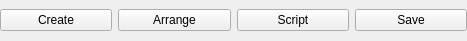
<?xml version="1.0" encoding="UTF-8"?>
<ui version="4.0">
 <class>Schema2ActionToolbar</class>
 <widget class="QWidget" name="Schema2ActionToolbar">
  <property name="geometry">
   <rect>
    <x>0</x>
    <y>0</y>
    <width>467</width>
    <height>41</height>
   </rect>
  </property>
  <property name="windowTitle">
   <string>Form</string>
  </property>
  <layout class="QHBoxLayout" name="horizontalLayout">
   <property name="leftMargin">
    <number>0</number>
   </property>
   <property name="topMargin">
    <number>0</number>
   </property>
   <property name="rightMargin">
    <number>0</number>
   </property>
   <property name="bottomMargin">
    <number>0</number>
   </property>
   <item>
    <widget class="QPushButton" name="create">
     <property name="text">
      <string>Create</string>
     </property>
     <property name="icon">
      <iconset resource="../../icons.qrc">
       <normaloff>:/icons/src/icons/9022810_plus_duotone_icon.png</normaloff>:/icons/src/icons/9022810_plus_duotone_icon.png</iconset>
     </property>
     <property name="iconSize">
      <size>
       <width>32</width>
       <height>32</height>
      </size>
     </property>
    </widget>
   </item>
   <item>
    <widget class="QPushButton" name="arrange">
     <property name="text">
      <string>Arrange</string>
     </property>
     <property name="icon">
      <iconset resource="../../icons.qrc">
       <normaloff>:/icons/src/icons/9022743_squares_four_duotone_icon.png</normaloff>:/icons/src/icons/9022743_squares_four_duotone_icon.png</iconset>
     </property>
     <property name="iconSize">
      <size>
       <width>32</width>
       <height>32</height>
      </size>
     </property>
    </widget>
   </item>
   <item>
    <widget class="QPushButton" name="script">
     <property name="text">
      <string>Script</string>
     </property>
     <property name="icon">
      <iconset resource="../../icons.qrc">
       <normaloff>:/icons/src/icons/9022360_file_code_duotone_icon.png</normaloff>:/icons/src/icons/9022360_file_code_duotone_icon.png</iconset>
     </property>
     <property name="iconSize">
      <size>
       <width>32</width>
       <height>32</height>
      </size>
     </property>
    </widget>
   </item>
   <item>
    <widget class="QPushButton" name="save">
     <property name="text">
      <string>Save</string>
     </property>
     <property name="icon">
      <iconset resource="../../icons.qrc">
       <normaloff>:/icons/src/icons/9022683_image_duotone_icon.png</normaloff>:/icons/src/icons/9022683_image_duotone_icon.png</iconset>
     </property>
     <property name="iconSize">
      <size>
       <width>32</width>
       <height>32</height>
      </size>
     </property>
    </widget>
   </item>
  </layout>
 </widget>
 <resources>
  <include location="../../icons.qrc"/>
 </resources>
 <connections/>
</ui>
